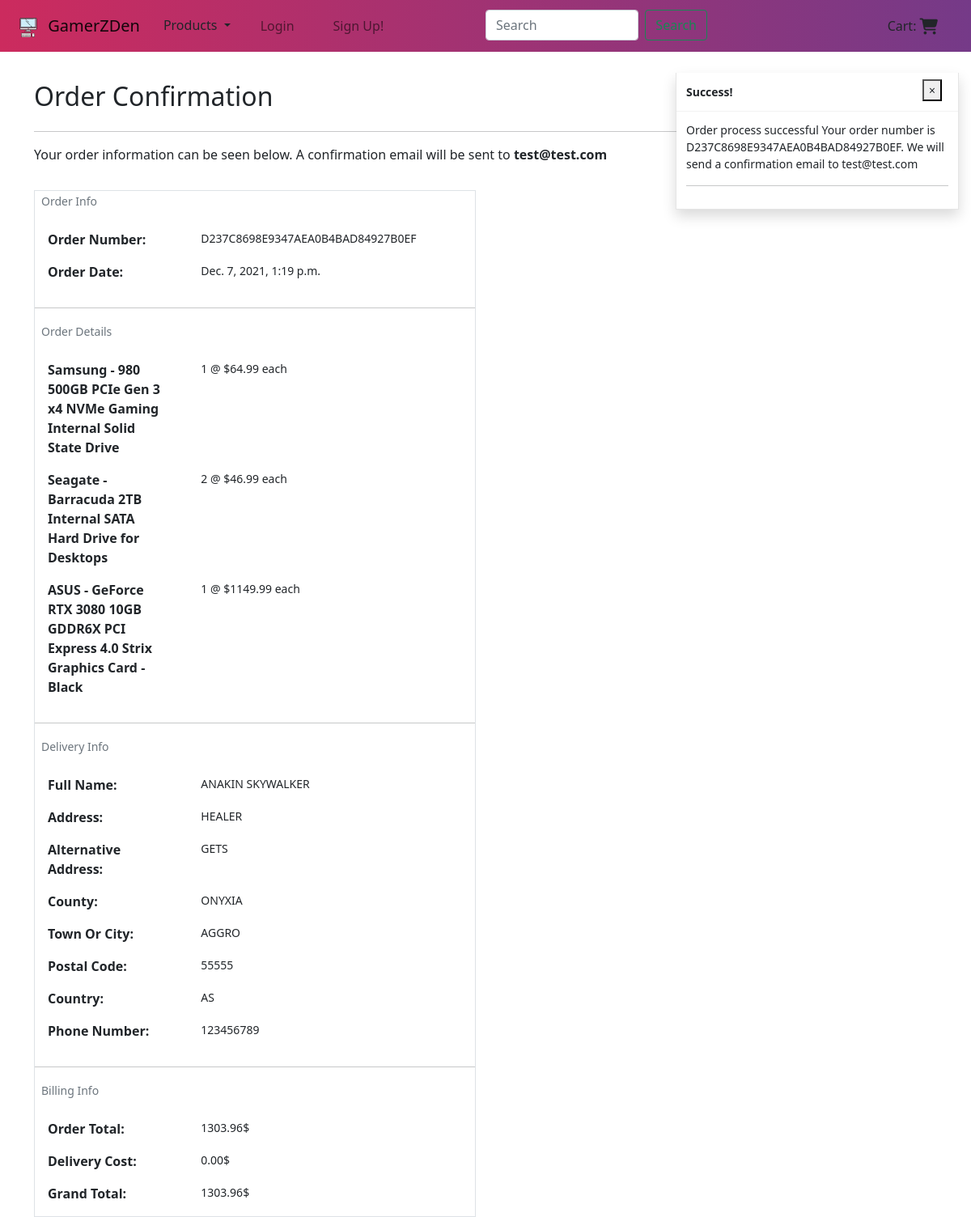
The page /checkout/checkout_success/D237C8698E9347AEA0B4BAD84927B0EF on the database its author committed.
### checkout/models.py (models this page shows, shortened)
class Order(models.Model):
    order_number = models.CharField(max_length=32, null=False, editable=False)
    full_name = models.CharField(max_length=128, null=False, blank=False)
    email = models.EmailField(max_length=254, null=False, blank=False)
    phone_number = models.CharField(max_length=32, null=False, blank=False)
    country = CountryField(blank_label='Country*', null=False, blank=False)
    postcode = models.CharField(max_length=32, null=True, blank=True)
    town_or_city = models.CharField(max_length=64, null=False, blank=False)
    street_address = models.CharField(max_length=128, null=False, blank=False)
    street_address2 = models.CharField(max_length=128, null=True, blank=True)
    county = models.CharField(max_length=128, null=True, blank=True)
    date = models.DateTimeField(auto_now_add=True)
    delivery_cost = models.DecimalField(max_digits=6, decimal_places=2, null=False, default=0)
    order_total = models.DecimalField(max_digits=10, decimal_places=2, null=False, default=0)
    grand_total = models.DecimalField(max_digits=10, decimal_places=2, null=False, default=0)
    original_cart = models.TextField(null=False, blank=False, default='')
    stripe_pid = models.CharField(max_length=256, null=False, blank=False, default='')
    user_profile = models.ForeignKey(UserProfile, on_delete=models.SET_NULL, null=True, blank=True, related_name='orders')

class OrderLineItem(models.Model):
    order = models.ForeignKey(Order, null=False, blank=False, on_delete=models.CASCADE, related_name='lineitems')
    product = models.ForeignKey(Product, null=False, blank=False, on_delete=models.CASCADE)
    quantity = models.IntegerField(null=False, blank=False, default=0)
    lineitem_total = models.DecimalField(max_digits=8, decimal_places=2, null=False, blank= False, editable=False)

### products/models.py (models this page shows, shortened)
class Product(models.Model):
    sku = models.IntegerField(null=True, blank=True, unique=True)
    name = models.TextField(max_length=256)
    description = models.TextField(null=True, blank=True)
    price = models.DecimalField(max_digits=7, decimal_places=2)
    category = models.ForeignKey(Category, on_delete=models.SET_NULL, null=True, blank=True)
    rating = models.DecimalField(max_digits=2, decimal_places=1)
    image_url = models.URLField(max_length=1024)
    image = models.ImageField(null=True, blank=True)
    make = models.CharField(max_length=64)
    model_id = models.CharField(max_length=64)

### checkout/views.py (the view, shortened to what this page needs)
# urls.py: path('checkout_success/<order_number>', views.checkout_success, name='checkout_success'),
def checkout_success(request, order_number):
    save_info = request.session.get('save-info')
    order = get_object_or_404(Order, order_number=order_number)
    if request.user.is_authenticated:
        profile = UserProfile.objects.get(user=request.user)
        order.user_profile = profile
        order.save()
    messages.success(request, f'Order process successful\
        Your order number is {order_number}. We will send\
            a confirmation email to {order.email}')
    if 'cart' in request.session:
        del request.session['cart']
    template = 'checkout/checkout_success.html'
    context = {
        'order': order,
    }
    return render(request, template, context)

### cart/context_processors.py (called while the page is built, shortened)
def cart_contents(request):
    cart_items = []
    total = 0
    product_count = 0
    cart = request.session.get('cart', {})
    if total < settings.FREE_DELIVERY_THRESHOLD:
        if request.user.is_authenticated:
            delivery = total * Decimal(settings.MEMBER_DELIVERY_PERCENTAGE / 100)
        else:
            delivery = total * Decimal(settings.STANDARD_DELIVERY_PERCENTAGE / 100)
        free_delivery_in = settings.FREE_DELIVERY_THRESHOLD - total
    else:
        delivery = 0
        free_delivery_in = 0
    grand_total = delivery + total
    context = {
        'cart_items': cart_items,
        'total': total,
        'product_count': product_count,
        'delivery': delivery,
        'free_delivery_in': free_delivery_in,
        'free_delivery_threshold': settings.FREE_DELIVERY_THRESHOLD,
        'grand_total': grand_total,
    }
    return context

### checkout/templates/checkout/checkout_success.html (shortened to what this page needs)
{% extends "base.html" %}
{% load static %}
{% block extra_css %}
    <link rel="stylesheet" href="{% static 'checkout/css/checkout.css' %}">
{% endblock %}
{% block page_header %}
    <div class="container header-container">
    </div>
{% endblock %}
{% block content %}
    <div class="overlay"></div>
    <div class="container">
        <div class="row mb-3">
            <div class="col">
                <h2 class="logo-font mb-4">Order Confirmation</h2>
                <hr>
                <p class="text-dark">Your order information can be seen below. A confirmation email will be sent to <strong>{{ order.email }}</strong></p>
            </div>
        </div>
        <div class="row">
            <div class="col-12 col-lg-6">
                <div class="order-confirm-wrapper border">
                    <div class="row">
                        <div class="col">
                            <small class="text-muted ps-2">Order Info</small>
                        </div>
                    </div>
                    <br>
                    <div class="row">
                        <div class="col-12 col-md-4">
                            <p class="ps-3"><strong>Order Number:</strong></p>
                        </div>
                        <div class="col-12 col-md-8">
                            <p class="small px-3">{{ order.order_number }}</p>
                        </div>
                    </div>
                    <div class="row">
                        <div class="col-12 col-md-4">
                            <p class="ps-3"><strong>Order Date:</strong></p>
                        </div>
                        <div class="col-12 col-md-8">
                            <p class="small px-3">{{ order.date }}</p>
                        </div>
                    </div>
                    <hr>
                    <div class="row">
                        <div class="col">
                            <small class="text-muted ps-2">Order Details</small>
                        </div>
                    </div>
                    <br>
                    {% for item in order.lineitems.all %}
                    <div class="row">
                        <div class="col-12 col-md-4">
                            <p class="ps-3"><strong>{{ item.product.name }}</strong></p>
                        </div>
                        <div class="col-12 col-md-8">
                            <p class="small px-3">{{ item.quantity }} @ ${{ item.product.price }} each</p>
                        </div>
                    </div>
                    {% endfor %}
                    <hr>
                    <div class="row">
                        <div class="col">
                            <small class="text-muted ps-2">Delivery Info</small>
                        </div>
                    </div>
                    <br>
                    <div class="row">
                        <div class="col-12 col-md-4">
                            <p class="ps-3"><strong>Full Name:</strong></p>
                        </div>
                        <div class="col-12 col-md-8">
                            <p class="small px-3">{{ order.full_name }}</p>
                        </div>
                    </div>
                    <div class="row">
                        <div class="col-12 col-md-4">
                            <p class="ps-3"><strong>Address:</strong></p>
                        </div>
                        <div class="col-12 col-md-8">
                            <p class="small px-3">{{ order.street_address }}</p>
                        </div>
                    </div>
                    {% if order.street_address2 %}
                        <div class="row">
                            <div class="col-12 col-md-4">
                                <p class="ps-3"><strong>Alternative Address:</strong></p>
                            </div>
                            <div class="col-12 col-md-8">
                                <p class="small px-3">{{ order.street_address2 }}</p>
                            </div>
                        </div>
                    {% endif %}
                    {% if order.county %}
                    <div class="row">
                        <div class="col-12 col-md-4">
                            <p class="ps-3"><strong>County:</strong></p>
                        </div>
                        <div class="col-12 col-md-8">
                            <p class="small px-3">{{ order.county }}</p>
                        </div>
                    </div>
                    {% endif %}
                    <div class="row">
                        <div class="col-12 col-md-4">
                            <p class="ps-3"><strong>Town Or City:</strong></p>
                        </div>
                        <div class="col-12 col-md-8">
                            <p class="small px-3">{{ order.town_or_city }}</p>
                        </div>
                    </div>
                    <div class="row">
                        <div class="col-12 col-md-4">
                            <p class="ps-3"><strong>Postal Code:</strong></p>
                        </div>
                        <div class="col-12 col-md-8">
                            <p class="small px-3">{{ order.postcode }}</p>
                        </div>
                    </div>
                    <div class="row">
                        <div class="col-12 col-md-4">
                            <p class="ps-3"><strong>Country:</strong></p>
                        </div>
                        <div class="col-12 col-md-8">
                            <p class="small px-3">{{ order.country }}</p>
                        </div>
                    </div>
                    <div class="row">
                        <div class="col-12 col-md-4">
                            <p class="ps-3"><strong>Phone Number:</p></strong>
                        </div>
                        <div class="col-12 col-md-8">
                            <p class="small px-3">{{ order.phone_number }}</p>
                        </div>
                    </div>
                    <hr>
                    <div class="row">
                        <div class="col">
                            <small class="text-muted ps-2">Billing Info</small>
                        </div>
                    </div>
                    <br>
                    <div class="row">
                        <div class="col-12 col-md-4">
                            <p class="ps-3"><strong>Order Total:</p></strong>
                        </div>
                        <div class="col-12 col-md-8">
                            <p class="small px-3">{{ order.order_total }}$</p>
                        </div>
                    </div>
                    <div class="row">
                        <div class="col-12 col-md-4">
                            <p class="ps-3"><strong>Delivery Cost:</strong></p>
                        </div>
                        <div class="col-12 col-md-8">
                            <p class="small px-3">{{ order.delivery_cost }}$</p>
                        </div>
                    </div>
                    <div class="row">
                        <div class="col-12 col-md-4">
                            <p class="ps-3"><strong>Grand Total:</strong></p>
                        </div>
                        <div class="col-12 col-md-8">
                            <p class="small px-3">{{ order.grand_total }}$</p>
                        </div>
                    </div>
                </div>
            </div>
        </div>
    </div>
{% endblock %}

### static/css/base.css (style rules this page uses)
:root { --primary-border-color: -webkit-linear-gradient(to right, #fdbb2d, #b21f1f, #1a2a6c); --primary-header-color: linear-gradient(90deg, #cc2b5e, #753a88); --fallback-border-color: #1a2a6c; --blur: 10px; }
html { height: 100%; }
body { background: url('/media/main-bg.jpg') no-repeat center center fixed; background-size: cover; }
.overlay { height: 100%; width: 100%; top: 0; left: 0; position: fixed; background: #fff; z-index: -1; }
.header-container { padding-top: 100px; }

### rows shown on the page
Order: email "test@test.com", order_number "D237C8698E9347AEA0B4BAD84927B0EF", date "Dec. 7, 2021, 1:19 p.m.", full_name "ANAKIN SKYWALKER", street_address "HEALER", street_address2 "GETS", county "ONYXIA", town_or_city "AGGRO", postcode "55555", country "AS", phone_number "123456789", order_total "1303.96", delivery_cost "0.00", grand_total "1303.96"
OrderLineItem: product.name "Samsung - 980 500GB PCIe Gen 3 x4 NVMe Gaming Internal Solid State Drive", quantity "1", product.price "64.99"
OrderLineItem: product.name "Seagate - Barracuda 2TB Internal SATA Hard Drive for Desktops", quantity "2", product.price "46.99"
OrderLineItem: product.name "ASUS - GeForce RTX 3080 10GB GDDR6X PCI Express 4.0 Strix Graphics Card - Black", quantity "1", product.price "1149.99"

### other values the page prints
{{ message }} "Order process successful Your order number is D237C8698E9347AEA0B4BAD84927B0EF. We will send a confirmation email to test@test.com"
